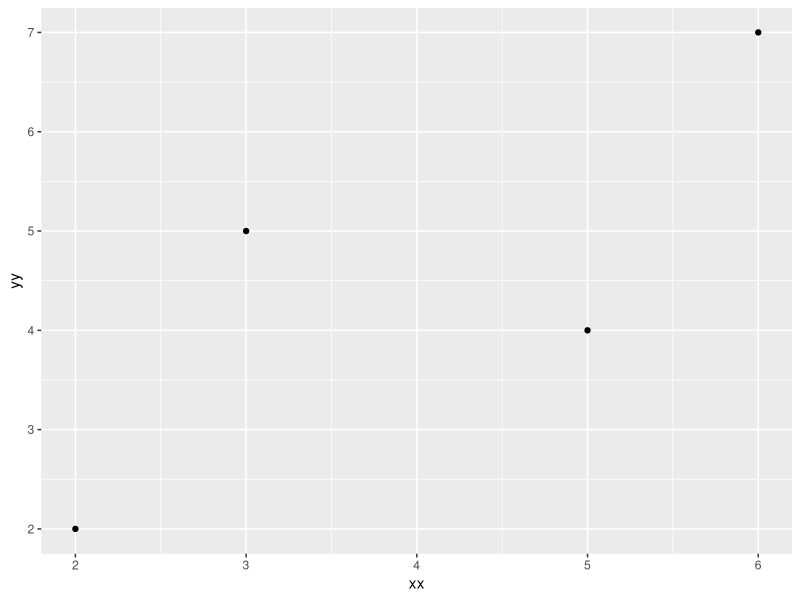
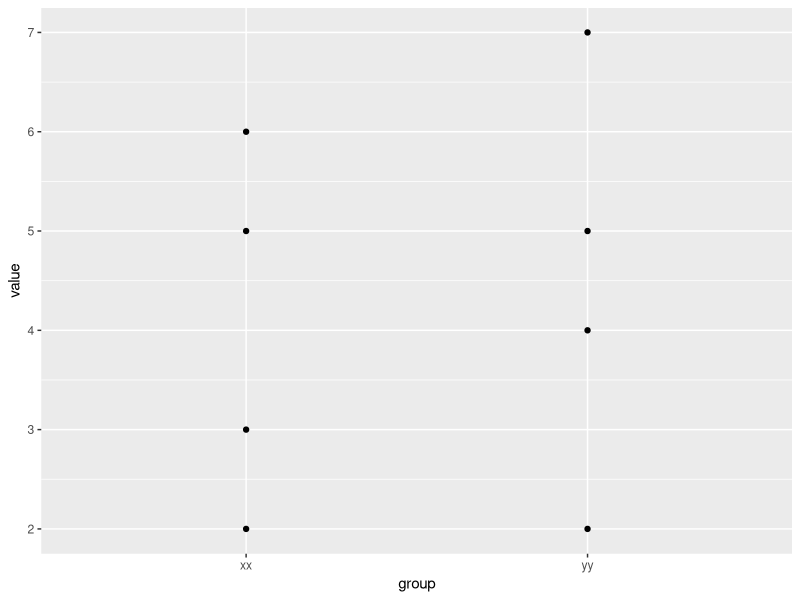
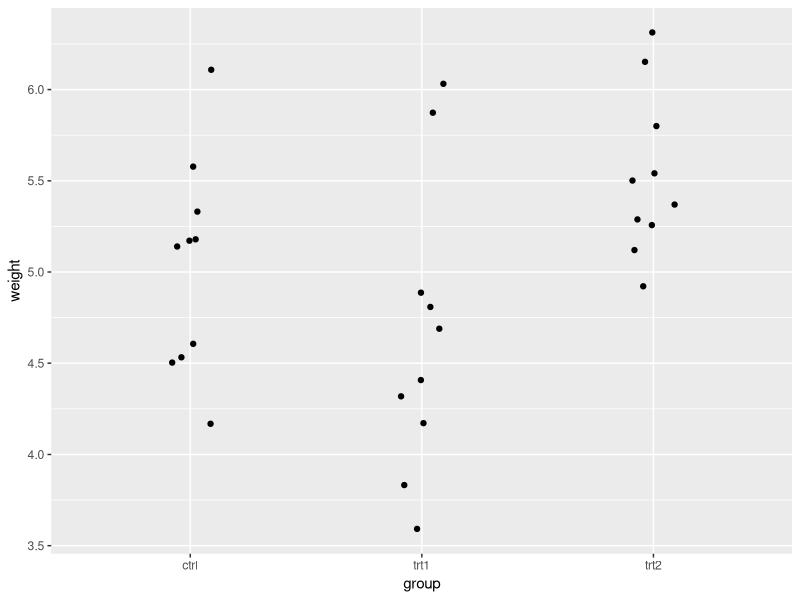

Recreate these plots in R, in order.
## ---- chunk 1
knitr::opts_chunk$set(echo = TRUE)
library(dplyr)
library(ggplot2)
library(tidyr)
## ---- chunk 2
my_sleep <- sleep[-3]
glimpse(my_sleep)
## ---- chunk 3
summary(sleep)
## ---- chunk 4
lm_data_wide <- data.frame(xx = c(2, 3, 5, 6),
                      yy = c(2, 5, 4, 7))
glimpse(lm_data_wide)
## ---- chunk 5
ggplot(lm_data_wide, aes(x = xx, y = yy)) +
  geom_point()
## ---- chunk 6
# We should actually have "tidy" data
# MEASURE VARIABLES = columns that should become "tidy"
# here, it's all of them.
lm_data_wide %>% 
  pivot_longer(everything(), 
               names_to = "group", 
               values_to = "value") -> lm_data_tidy
glimpse(lm_data_tidy)
## ---- chunk 7
ggplot(lm_data_tidy, aes(x = group, y = value)) +
  geom_point()

## ---- chunk 8
data(PlantGrowth)
glimpse(PlantGrowth)
## ---- chunk 9
summary(PlantGrowth)
## ---- chunk 10
ggplot(PlantGrowth, aes(x = group, y = weight)) +
  geom_jitter(width = 0.1)
